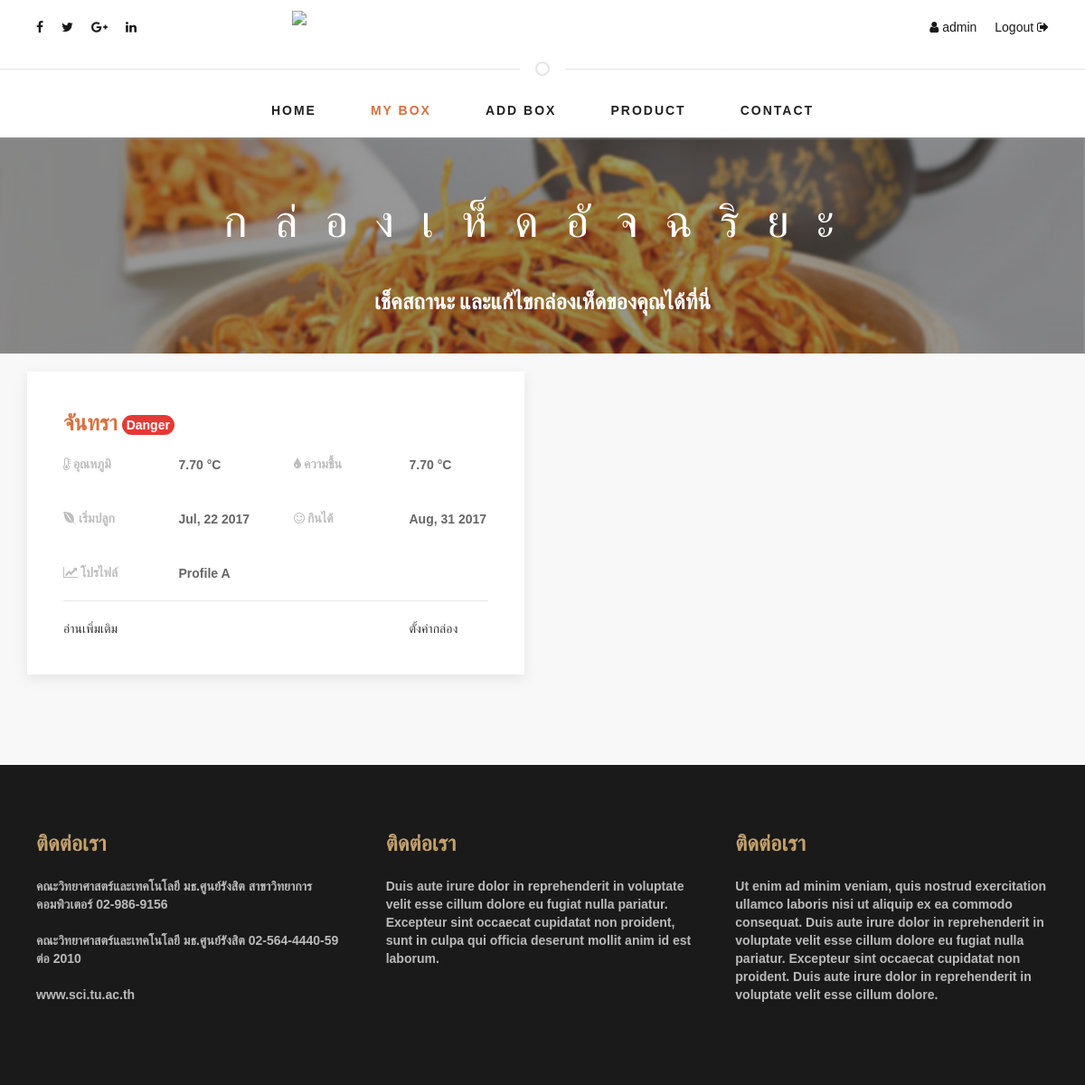
Page /mushroom/mybox/ (signed in) on the committed database.
### boxapp/models.py (models this page shows)
class Box(models.Model):
	CHOICES = (
        ('Profile A', 'Profile A'),
        ('Profile B', 'Profile B'),
        ('Profile C', 'Profile C'),
        ('Profile D', 'Profile D'),
    )
	name = models.CharField(max_length=20,blank=True,null=True)
	code = models.CharField(max_length=20)
	password = models.CharField(max_length=20,blank=True)
	profile =models.CharField(max_length=100,null=True,choices=CHOICES,blank=False,default='Profile A')
	temporature = models.DecimalField(max_digits=15, decimal_places=2,blank=True,null=True)
	temporature_by_control = models.DecimalField(max_digits=15, decimal_places=2,blank=True,null=True)
	humidity = models.DecimalField(max_digits=15, decimal_places=2,blank=True,null=True)
	humidity_by_control = models.DecimalField(max_digits=15, decimal_places=2,blank=True,null=True)
	color_by_control = models.CharField(max_length=20,blank=True,null=True)
	status_color = models.CharField(max_length=20,blank=True,null=True)
	owner = models.ForeignKey(User, on_delete=models.SET_NULL,blank=True,null=True)
	start_date = models.DateField(blank=True,null=True)
	end_date =models.DateField(blank=True,null=True)

### boxapp/views.py (the view)
@login_required
def mybox( request):
	box_list = Box.objects.all()
	return render(request, 'mybox.html',{'box_list':box_list})

### boxapp/templates/mybox.html (shortened to what this page needs)
{% extends 'base2.html' %} {% load static %} {% block content %}
<div class="navigation">
  <div class="container">
    <nav class="navbar navbar-default">
      <div class="collapse navbar-collapse" id="bs-megadropdown-tabs">
        <ul class="nav navbar-nav">
          <li><a href="/mushroom/" class="act">Home</a></li>
          <li class="active"><a href="/mushroom/mybox/">My Box</a></li>
          <li><a href="/mushroom/add/">Add Box</a></li>
          <li><a href="mail.html">Product</a></li>
          <li><a href="mail.html">Contact</a></li>
        </ul>
      </div>
    </nav>
  </div>
</div>
<div class="bghead ">
  <br>
  <h2 style="letter-spacing: 30px;" class="thai_font-title">กล่องเห็ดอัจฉริยะ</h2>
  <h3 style="text-align: center; color: white;" class="thai_font">เช็คสถานะ และแก้ไขกล่องเห็ดของคุณได้ที่นี่ </h3>
  <br>
</div>
<div class="uk-background-muted">
  <br>
  <div class="container">
    <div class="uk-grid"> {% for box in box_list %}
      <div class="uk-width-1-2@m uk-width-1-1@s">
        <div>
          <div class="uk-card uk-card-default uk-card-hover uk-card-body">
            <div>
              <h3 class="uk-card-title thai_font" style="color: #d8703f">{{box.name}}  {% if box.status_color == "เขียว" %}
                <span id="stat" class="uk-badge" style="background-color: #33691E
                " >Good</span>
                {% elif box.status_color == "ส้ม" %}
                <span id="stat" class="uk-badge" style="background-color: #FF5722
                " >Warning</span>
              {% else %}
                <span id="stat" class="uk-badge" style="background-color: #E53935" >Danger</span>
              {% endif %}</h3>
            </div>
            <div class="uk-child-width-1-2@m uk-child-width-1-2@s" uk-grid>
              <div>
                <div class="uk-child-width-1-2@m uk-child-width-1-2@s" uk-grid>
                  <div>
                    <p class="thai_font box-label" for=""><i class="fa fa-thermometer-quarter" aria-hidden="true"></i> อุณหภูมิ</p>
                  </div>
                  <div>
                    <p>{{box.humidity}} °C</p>
                  </div>
                </div>
              </div>
              <div>
                <div class="uk-child-width-1-2@m uk-child-width-1-2@s" uk-grid>
                  <div>
                    <p class="thai_font box-label" for=""> <i class="fa fa-tint" aria-hidden="true"></i> ความชื้น</p>
                  </div>
                  <div>
                    <p>{{box.humidity}} °C</p>
                  </div>
                </div>
              </div>
              <div>
                <div class="uk-child-width-1-2@m uk-child-width-1-2@s" uk-grid>
                  <div>
                    <p class="thai_font box-label" for=""> <i class="fa fa-envira" aria-hidden="true"></i> เริ่มปลูก</p>
                  </div>
                  <div>
                    <p style="font-weight:bold">{{box.start_date |date:"M, d Y"}}</p>
                  </div>
                </div>
              </div>
              <div>
                <div class="uk-child-width-1-2@m uk-child-width-1-2@s" uk-grid>
                  <div>
                    <p class="thai_font box-label" for=""><i class="fa fa-smile-o" aria-hidden="true"></i> กินได้</p>
                  </div>
                  <div>
                    <p>{{box.end_date|date:"M, d Y" }}</p>
                  </div>
                </div>
              </div>
              <div>
                <div class="uk-child-width-1-2@m uk-child-width-1-2@s" uk-grid>
                  <div>
                    <p class="thai_font box-label" for=""><i class="fa fa-line-chart" aria-hidden="true"></i> โปรไฟล์</p>
                  </div>
                  <div>
                    <p>{{box.profile}} </p>
                  </div>
                </div>
              </div>
              <div>
              </div>
            </div>
            <hr>
            <div class="uk-child-width-1-4@m uk-child-width-1-4@s uk-child-width-1-4@l" uk-grid>
              <div class="thai_font uk-text-left">
                <button class="uk-button uk-button-text thai_font"> อ่านเพิ่มเติม</button>
              </div>
              <div class="">
              </div>
              <div class="">
              </div>
              <div class="thai_font uk-text-left">
                <button class="uk-button uk-button-text thai_font"> ตั้งค่ากล่อง</button>
              </div>
            </div>
          </div>
        </div>
        <br>
      </div>
      <br> {% endfor %}
    </div>
    <br>
    <br>
  </div>
  <br>
  <br>
</div>
{% endblock %}

### boxapp/templates/base2.html (shortened to what this page needs)
<!DOCTYPE html>
<html lang="en">
{% load static %}
<head>
  <link rel="stylesheet" href="https://maxcdn.bootstrapcdn.com/bootstrap/3.3.7/css/bootstrap.min.css">
<link href="https://maxcdn.bootstrapcdn.com/bootstrap/3.3.7/css/bootstrap.min.css" rel="stylesheet" />
  <link rel="stylesheet" href="https://maxcdn.bootstrapcdn.com/font-awesome/4.7.0/css/font-awesome.min.css">
  <link rel='stylesheet prefetch' href='http://maxcdn.bootstrapcdn.com/font-awesome/4.2.0/css/font-awesome.min.css'>
  <link href="{% static 'css/style.css' %}" rel="stylesheet">
  <link href="{% static 'css/css_home/style.css' %}" rel="stylesheet">
  <link href="{% static 'css/css_home/responsive.css' %}" rel="stylesheet">
  <link href="{% static 'css/css_uikit/uikit.css' %}" rel="stylesheet">
  <link href="{% static 'css/css_uikit/uikit.min.css' %}" rel="stylesheet">
</head>
<body>
  <header>
                {% if user.is_authenticated %}
                    <div class="top-bar">
                        <div class="container">
                            <div class="row">
                                <div class="col-md-3">
                                    <div class="social pull-left">
                                        <ul>
                                            <li><a href=""><i class="fa fa-facebook"></i></a></li>
                                            <li><a href=""><i class="fa fa-twitter"></i></a></li>
                                            <li><a href=""><i class="fa fa-google-plus"></i></a></li>
                                            <li><a href=""><i class="fa fa-linkedin"></i></a></li>
                                        </ul>
                                    </div>
                                </div>
                                <div class="col-md-6">
                                    <div class="logo-brand ">
                                        <img class="logo-head" src="{% static "images/logo-head.png " %}"  >
                                    </div>
                                </div>
                                <div class="col-md-3">
                                    <div class="action pull-right">
                                        <ul>
                                            <li><a href="{% url 'change_password' %}"><i class="fa fa-user"></i> {{user.username}}</a></li>
                                            <li><a href="{% url 'logout' %}">Logout <i class="fa fa-sign-out"></i> </a></li>
                                        </ul>
                                    </div>
                                </div>
                            </div>
                        </div>
                    </div>
                    {% endif %}
                    <hr class="uk-divider-icon ">
                </header>
  <main>
    {% block content %} {% endblock %}
  </main>
  <div class="uk-section uk-section-secondary uk-light" style="background-color:#1A1A1A">
    <div class="uk-container">
      <div class="uk-column-1-2@s uk-column-1-3@m uk-column-1-3@l">
        <h3 class="thai_font" style="color: #C4A26C">ติดต่อเรา</h3>
        <p>คณะวิทยาศาสตร์และเทคโนโลยี มธ.ศูนย์รังสิต สาขาวิทยาการคอมพิวเตอร์ 02-986-9156</p>
        <p>คณะวิทยาศาสตร์และเทคโนโลยี มธ.ศูนย์รังสิต 02-564-4440-59 ต่อ 2010</p>
        <p>www.sci.tu.ac.th</p>
        <h3 class="thai_font" style="color: #C4A26C">ติดต่อเรา</h3>
        <p>Duis aute irure dolor in reprehenderit in voluptate velit esse cillum dolore eu fugiat nulla pariatur. Excepteur sint occaecat cupidatat non proident, sunt in culpa qui officia deserunt mollit anim id est laborum.</p>
        <h3 class="thai_font" style="color: #C4A26C">ติดต่อเรา</h3>
        <p>Ut enim ad minim veniam, quis nostrud exercitation ullamco laboris nisi ut aliquip ex ea commodo consequat. Duis aute irure dolor in reprehenderit in voluptate velit esse cillum dolore eu fugiat nulla pariatur. Excepteur sint occaecat cupidatat
          non proident. Duis aute irure dolor in reprehenderit in voluptate velit esse cillum dolore.</p>
      </div>
    </div>
  </div>
</body>
</html>

### static/css/style.css (style rules this page uses)
* { box-sizing: border-box; -moz-box-sizing: border-box; -webkit-box-sizing: border-box; font-family: arial; }
body, html { margin: 0; padding: 0; background-size: cover; }

### static/css/css_home/style.css (style rules this page uses)
body { font-family: 'Open Sans', sans-serif; }
a { text-decoration: none; transition: .3s all ease-in-out; }
img { width: 100%; }
.top-bar { background-color: #fff; min-height: 58px; margin: 0 0 -1.0em; }
.social ul, .action ul { list-style: none; padding: 0px; margin: 0px; }
.social ul li, .action ul li { float:left; padding: 20px 10px; }
.social ul li a, .action ul li a { color: #191919; transition: .2s all ease-in-out; }
.navbar-default .navbar-nav > li > a { color: #212121; font-weight: bold; }
.navbar-default .navbar-nav > .active > a, .navbar-default .navbar-nav > .active > a:hover, .navbar-default .navbar-nav > .active > a:focus { background-color: transparent; color :#d8703f; }
.navbar-default .navbar-collapse, .navbar-default .navbar-form { border: none; }
.navbar-default { background: none; border: none; }
.navbar-collapse { padding: 0; }
.navbar-nav > li > a { padding: 29px 18px 0; }
.navbar-nav > li > a { padding: 20px 30px; font-size: 14px; text-transform: uppercase; letter-spacing: 2px; }
.navbar { margin-bottom: 0; z-index: 100; }
.navigation { margin: -1em 0 0; text-align:center; }
.navbar-nav { float: none; }

### boxapp/templates/mybox.html (style rules this page uses)
p { font-weight: bold; }
h3 { font-weight: bold; }

### rows in the picture
Box: name "จันทรา", shows "Danger", humidity "7.70", start_date "Jul, 22 2017", end_date "Aug, 31 2017", profile "Profile A"

### other values in the picture
{{ user.username }} "admin"
